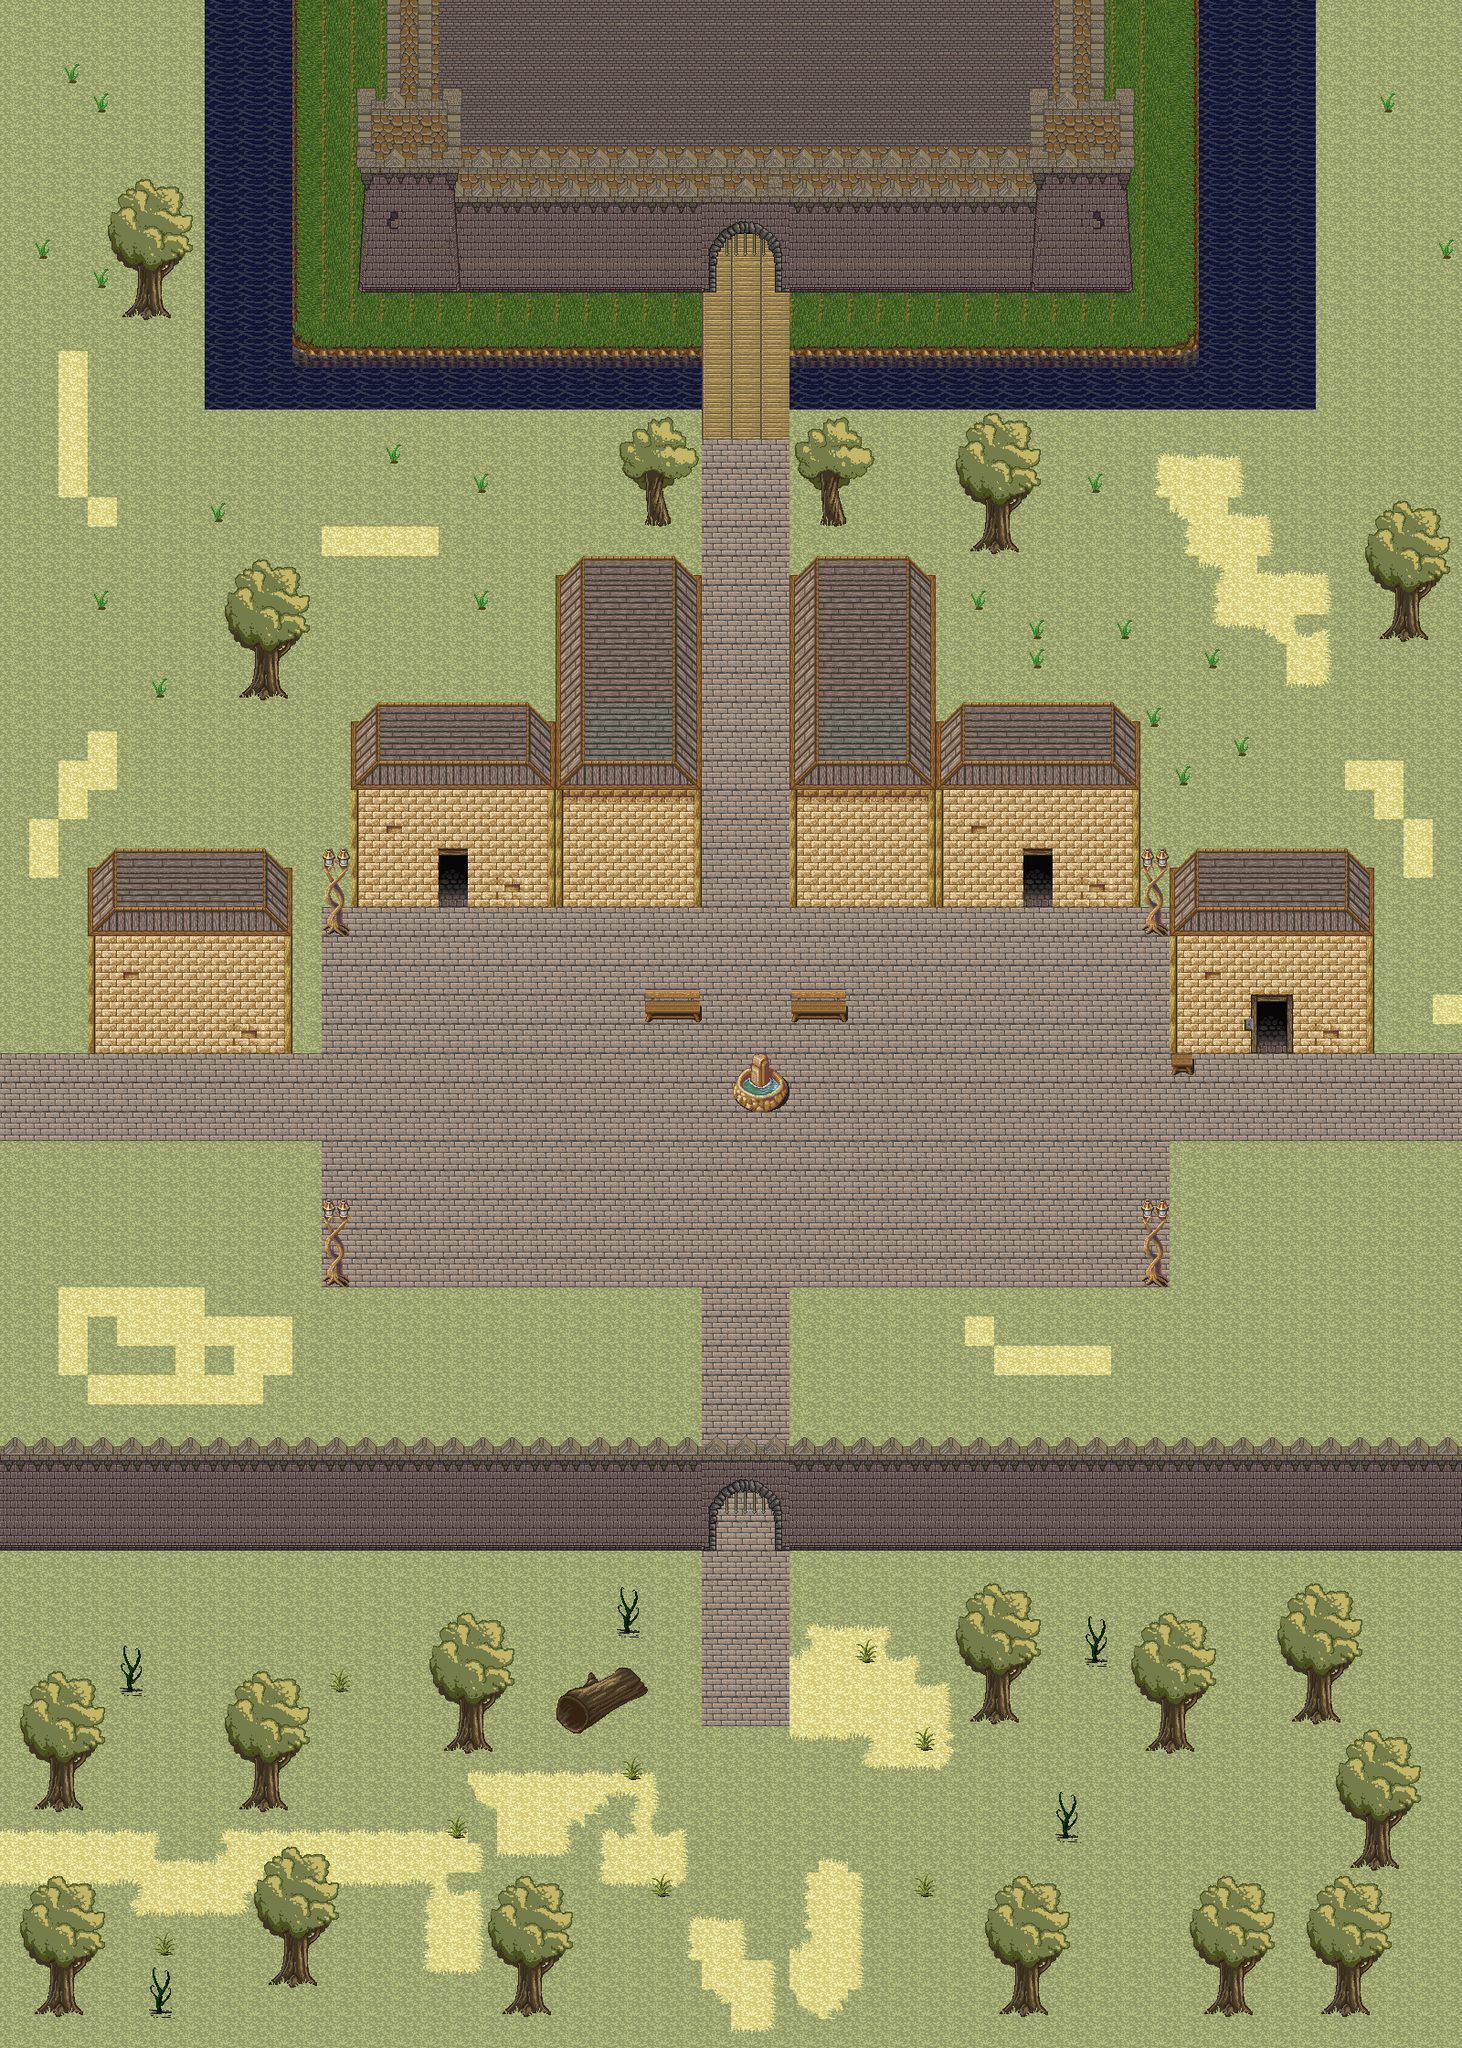

Below is a game level as drawn by its tile map, then a one-line description and the .tmx that defines it (tile-layer data replaced by summaries):
An orthogonal 50x70 tile map with 32x32 px tiles, 3 tile layers (Background, Foreground, Towers), 5 tilesets and 54 objects (castle_guard1, boss_spawn, castle_interior, world_map).

<map version="1.0" orientation="orthogonal" renderorder="right-down" width="50" height="70" tilewidth="32" tileheight="32" nextobjectid="81">
 <tileset firstgid="1" name="1" tilewidth="32" tileheight="32" tilecount="900" columns="30">
  <image source="../tilesets/hyptosis_tile-art-batch-1.png" width="960" height="960" />
 </tileset>
 <tileset firstgid="901" name="2" tilewidth="32" tileheight="32" tilecount="900" columns="30">
  <image source="../tilesets/hyptosis_til-art-batch-2.png" width="960" height="960" />
 </tileset>
 <tileset firstgid="1801" name="3" tilewidth="32" tileheight="32" tilecount="900" columns="30">
  <image source="../tilesets/hyptosis_tile-art-batch-3.png" width="960" height="960" />
 </tileset>
 <tileset firstgid="2701" name="Castle2" tilewidth="32" tileheight="32" tilecount="256" columns="16">
  <image source="../tilesets/Castle2.png" width="512" height="512" />
 </tileset>
 <tileset firstgid="2957" name="Tiny32" tilewidth="32" tileheight="32" tilecount="256" columns="16">
  <image source="../tilesets/Tiny32-Complete-Spritesheet-Repack3_large.png" width="512" height="512" />
  <tile id="205">
   <animation>
    <frame tileid="205" duration="100" />
    <frame tileid="206" duration="100" />
    <frame tileid="207" duration="100" />
   </animation>
  </tile>
  <tile id="221">
   <animation>
    <frame tileid="221" duration="100" />
    <frame tileid="222" duration="100" />
    <frame tileid="223" duration="100" />
   </animation>
  </tile>
  <tile id="237">
   <animation>
    <frame tileid="237" duration="100" />
    <frame tileid="238" duration="100" />
    <frame tileid="239" duration="100" />
   </animation>
  </tile>
  <tile id="253">
   <animation>
    <frame tileid="253" duration="100" />
    <frame tileid="254" duration="100" />
    <frame tileid="255" duration="100" />
   </animation>
  </tile>
 </tileset>
 <layer name="Background" width="50" height="70">
  <data>[3500 cells, 3428 non-empty, 55 distinct tile ids]</data>
 </layer>
 <objectgroup color="#000000" name="Objects">
  <object id="1" x="96" y="960" width="224" height="192" />
  <object id="2" x="384" y="800" width="224" height="192" />
  <object id="3" x="608" y="640" width="160" height="352" />
  <object id="4" x="704" y="544" width="32" height="32" />
  <object id="5" x="896" y="544" width="32" height="32" />
  <object id="6" x="1056" y="576" width="64" height="32" />
  <object id="7" x="864" y="640" width="160" height="352" />
  <object id="8" x="704" y="1088" width="64" height="32" />
  <object id="9" x="864" y="1088" width="64" height="32" />
  <object id="10" x="800" y="1184" width="64" height="32" />
  <object id="11" x="352" y="1376" width="32" height="32" />
  <object id="12" x="1248" y="1376" width="32" height="32" />
  <object id="13" x="1280" y="1152" width="32" height="32" />
  <object id="14" x="1280" y="960" width="224" height="192" />
  <object id="15" x="1024" y="800" width="224" height="192" />
  <object id="16" x="1248" y="992" width="32" height="32" />
  <object id="17" x="384" y="128" width="384" height="192" />
  <object id="18" x="864" y="128" width="384" height="192" />
  <object id="20" x="768" y="128" width="96" height="96" />
  <object id="21" x="416" y="-32" width="800" height="160" />
  <object id="23" x="0" y="1600" width="768" height="96" />
  <object id="24" x="864" y="1600" width="736" height="96" />
  <object id="25" x="672" y="1760" width="32" height="32" />
  <object id="26" x="608" y="1856" width="32" height="32" />
  <object id="27" x="640" y="1856" width="32" height="32" />
  <object id="28" x="672" y="1824" width="32" height="32" />
  <object id="29" x="640" y="1824" width="32" height="32" />
  <object id="30" x="1056" y="1856" width="64" height="32" />
  <object id="31" x="1184" y="1792" width="32" height="32" />
  <object id="32" x="1248" y="1888" width="64" height="32" />
  <object id="33" x="1408" y="1856" width="64" height="32" />
  <object id="34" x="1472" y="2016" width="64" height="32" />
  <object id="35" x="1440" y="2176" width="64" height="32" />
  <object id="36" x="1312" y="2176" width="64" height="32" />
  <object id="37" x="1088" y="2176" width="64" height="32" />
  <object id="38" x="544" y="2176" width="64" height="32" />
  <object id="39" x="288" y="2144" width="64" height="32" />
  <object id="40" x="160" y="2176" width="32" height="32" />
  <object id="41" x="32" y="2176" width="64" height="32" />
  <object id="42" x="128" y="1824" width="32" height="32" />
  <object id="43" x="256" y="1952" width="64" height="32" />
  <object id="44" x="32" y="1952" width="64" height="32" />
  <object id="45" x="480" y="1888" width="64" height="32" />
  <object id="46" x="224" y="0" width="96" height="448" />
  <object id="47" x="320" y="384" width="448" height="64" />
  <object id="48" x="1312" y="0" width="128" height="448" />
  <object id="49" x="864" y="384" width="448" height="64" />
  <object id="62" x="128" y="320" width="64" height="32" />
  <object id="63" x="256" y="736" width="64" height="32" />
  <object id="64" x="1504" y="672" width="64" height="32" />
 </objectgroup>
 <objectgroup name="Enemies">
  <object id="77" name="castle_guard1" x="800" y="448" width="32" height="32" />
  <object id="78" name="boss_spawn" x="800" y="1632" width="32" height="32" />
 </objectgroup>
 <objectgroup name="NPCs" />
 <objectgroup name="Portals">
  <object id="73" name="castle_interior" x="768" y="224" width="96" height="96" />
  <object id="80" name="world_map" x="0" y="1696" width="32" height="576" />
 </objectgroup>
 <layer name="Foreground" width="50" height="70">
  <data>[3500 cells, 807 non-empty, 77 distinct tile ids]</data>
 </layer>
 <layer name="Towers" width="50" height="70">
  <data>[3500 cells, 56 non-empty, 25 distinct tile ids]</data>
 </layer>
</map>
